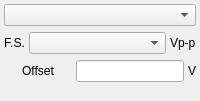
  <widget class="QDockWidget" name="m_dockTrace2">
   <property name="features">
    <set>QDockWidget::DockWidgetMovable</set>
   </property>
   <property name="allowedAreas">
    <set>Qt::LeftDockWidgetArea|Qt::RightDockWidgetArea</set>
   </property>
   <property name="windowTitle">
    <string>Trace2</string>
   </property>
   <attribute name="dockWidgetArea">
    <number>2</number>
   </attribute>
   <widget class="QWidget" name="dockWidgetContents_6">
    <layout class="QVBoxLayout" name="verticalLayout_6">
     <property name="margin">
      <number>4</number>
     </property>
     <item>
      <widget class="QComboBox" name="m_cmbTrace2">
       <property name="sizePolicy">
        <sizepolicy hsizetype="Preferred" vsizetype="Fixed">
         <horstretch>0</horstretch>
         <verstretch>0</verstretch>
        </sizepolicy>
       </property>
      </widget>
     </item>
     <item>
      <layout class="QHBoxLayout">
       <property name="spacing">
        <number>4</number>
       </property>
       <item>
        <widget class="QLabel" name="textLabel1_2_4">
         <property name="sizePolicy">
          <sizepolicy hsizetype="Fixed" vsizetype="Fixed">
           <horstretch>0</horstretch>
           <verstretch>0</verstretch>
          </sizepolicy>
         </property>
         <property name="text">
          <string>F.S.</string>
         </property>
         <property name="alignment">
          <set>Qt::AlignCenter</set>
         </property>
         <property name="wordWrap">
          <bool>false</bool>
         </property>
        </widget>
       </item>
       <item>
        <widget class="QComboBox" name="m_cmbVFS2">
         <property name="sizePolicy">
          <sizepolicy hsizetype="Preferred" vsizetype="Fixed">
           <horstretch>0</horstretch>
           <verstretch>0</verstretch>
          </sizepolicy>
         </property>
        </widget>
       </item>
       <item>
        <widget class="QLabel" name="textLabel1_2_2_3">
         <property name="sizePolicy">
          <sizepolicy hsizetype="Fixed" vsizetype="Fixed">
           <horstretch>0</horstretch>
           <verstretch>0</verstretch>
          </sizepolicy>
         </property>
         <property name="text">
          <string>Vp-p</string>
         </property>
         <property name="wordWrap">
          <bool>false</bool>
         </property>
        </widget>
       </item>
      </layout>
     </item>
     <item>
      <layout class="QHBoxLayout">
       <property name="spacing">
        <number>4</number>
       </property>
       <item>
        <widget class="QLabel" name="textLabel1_2_3_2">
         <property name="sizePolicy">
          <sizepolicy hsizetype="Preferred" vsizetype="Fixed">
           <horstretch>0</horstretch>
           <verstretch>0</verstretch>
          </sizepolicy>
         </property>
         <property name="text">
          <string>Offset</string>
         </property>
         <property name="alignment">
          <set>Qt::AlignCenter</set>
         </property>
         <property name="wordWrap">
          <bool>false</bool>
         </property>
        </widget>
       </item>
       <item>
        <widget class="QLineEdit" name="m_edVOffset2">
         <property name="sizePolicy">
          <sizepolicy hsizetype="Preferred" vsizetype="Fixed">
           <horstretch>0</horstretch>
           <verstretch>0</verstretch>
          </sizepolicy>
         </property>
        </widget>
       </item>
       <item>
        <widget class="QLabel" name="textLabel1_2_2_2_2">
         <property name="sizePolicy">
          <sizepolicy hsizetype="Fixed" vsizetype="Fixed">
           <horstretch>0</horstretch>
           <verstretch>0</verstretch>
          </sizepolicy>
         </property>
         <property name="text">
          <string>V</string>
         </property>
         <property name="wordWrap">
          <bool>false</bool>
         </property>
        </widget>
       </item>
      </layout>
     </item>
     <item>
      <spacer name="verticalSpacer_2">
       <property name="orientation">
        <enum>Qt::Vertical</enum>
       </property>
       <property name="sizeHint" stdset="0">
        <size>
         <width>20</width>
         <height>15</height>
        </size>
       </property>
      </spacer>
     </item>
    </layout>
   </widget>
  </widget>
